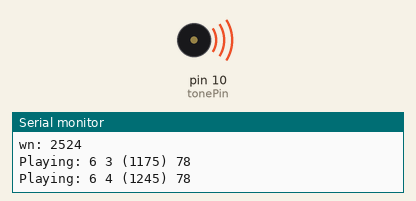
A sketch run on a simulated Arduino Uno, built with avr-gcc and run on an emulated ATmega328P. On the bench: buzzer (waves = sounding), the last lines printed to the serial monitor. At 19.6 s the program stops and its outputs stay as they are.

Above: at 0.1 s.
At 19.6 s:
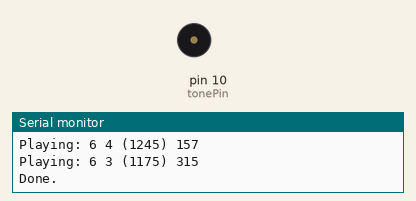
Timing chart, 0 to 21.1 s (numbered marks = the images above):
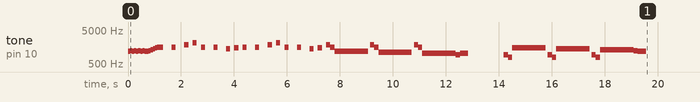

Measured:
- by itself, tone on pin 10 (tonePin): plays 1175 Hz for 0.08 s, 1245 Hz for 0.08 s, 1175 Hz for 0.08 s, 1245 Hz for 0.08 s, 1175 Hz for 0.08 s, 1245 Hz for 0.08 s … (51 notes in this stretch)

The sketch:

musicTest2.ino
```cpp
// A fun sketch to demonstrate the use of the tone() function written by Brett Hagman.

// This plays RTTTL (RingTone Text Transfer Language) songs using the
// now built-in tone() command in Wiring and Arduino.
// Written by Brett Hagman
// http://www.roguerobotics.com/

// To play the output on a small speaker (i.e. 8 Ohms or higher), simply use
// a 1K Ohm resistor from the output pin to the speaker, and connect the other
// side of the speaker to ground.

// You can get more RTTTL songs from
// http://code.google.com/p/rogue-code/wiki/ToneLibraryDocumentation

const int tonePin = 10;

#define OCTAVE_OFFSET 0

// These values can also be found as constants in the Tone library (Tone.h)
int notes[] = { 0,
262, 277, 294, 311, 330, 349, 370, 392, 415, 440, 466, 494,
523, 554, 587, 622, 659, 698, 740, 784, 831, 880, 932, 988,
1047, 1109, 1175, 1245, 1319, 1397, 1480, 1568, 1661, 1760, 1865, 1976,
2093, 2217, 2349, 2489, 2637, 2794, 2960, 3136, 3322, 3520, 3729, 3951
};

//char *song = "The Simpsons:d=4,o=5,b=160:c.6,e6,f#6,8a6,g.6,e6,c6,8a,8f#,8f#,8f#,2g,8p,8p,8f#,8f#,8f#,8g,a#.,8c6,8c6,8c6,c6";
//char *song = "Indiana:d=4,o=5,b=250:e,8p,8f,8g,8p,1c6,8p.,d,8p,8e,1f,p.,g,8p,8a,8b,8p,1f6,p,a,8p,8b,2c6,2d6,2e6,e,8p,8f,8g,8p,1c6,p,d6,8p,8e6,1f.6,g,8p,8g,e.6,8p,d6,8p,8g,e.6,8p,d6,8p,8g,f.6,8p,e6,8p,8d6,2c6";
//char *song = "TakeOnMe:d=4,o=4,b=160:8f#5,8f#5,8f#5,8d5,8p,8b,8p,8e5,8p,8e5,8p,8e5,8g#5,8g#5,8a5,8b5,8a5,8a5,8a5,8e5,8p,8d5,8p,8f#5,8p,8f#5,8p,8f#5,8e5,8e5,8f#5,8e5,8f#5,8f#5,8f#5,8d5,8p,8b,8p,8e5,8p,8e5,8p,8e5,8g#5,8g#5,8a5,8b5,8a5,8a5,8a5,8e5,8p,8d5,8p,8f#5,8p,8f#5,8p,8f#5,8e5,8e5";
//char *song = "Entertainer:d=4,o=5,b=140:8d,8d#,8e,c6,8e,c6,8e,2c.6,8c6,8d6,8d#6,8e6,8c6,8d6,e6,8b,d6,2c6,p,8d,8d#,8e,c6,8e,c6,8e,2c.6,8p,8a,8g,8f#,8a,8c6,e6,8d6,8c6,8a,2d6";
//char *song = "Muppets:d=4,o=5,b=250:c6,c6,a,b,8a,b,g,p,c6,c6,a,8b,8a,8p,g.,p,e,e,g,f,8e,f,8c6,8c,8d,e,8e,8e,8p,8e,g,2p,c6,c6,a,b,8a,b,g,p,c6,c6,a,8b,a,g.,p,e,e,g,f,8e,f,8c6,8c,8d,e,8e,d,8d,c";
//char *song = "Xfiles:d=4,o=5,b=125:e,b,a,b,d6,2b.,1p,e,b,a,b,e6,2b.,1p,g6,f#6,e6,d6,e6,2b.,1p,g6,f#6,e6,d6,f#6,2b.,1p,e,b,a,b,d6,2b.,1p,e,b,a,b,e6,2b.,1p,e6,2b.";
//char *song = "Looney:d=4,o=5,b=140:32p,c6,8f6,8e6,8d6,8c6,a.,8c6,8f6,8e6,8d6,8d#6,e.6,8e6,8e6,8c6,8d6,8c6,8e6,8c6,8d6,8a,8c6,8g,8a#,8a,8f";
//char *song = "20thCenFox:d=16,o=5,b=140:b,8p,b,b,2b,p,c6,32p,b,32p,c6,32p,b,32p,c6,32p,b,8p,b,b,b,32p,b,32p,b,32p,b,32p,b,32p,b,32p,b,32p,g#,32p,a,32p,b,8p,b,b,2b,4p,8e,8g#,8b,1c#6,8f#,8a,8c#6,1e6,8a,8c#6,8e6,1e6,8b,8g#,8a,2b";
//char *song = "Bond:d=4,o=5,b=80:32p,16c#6,32d#6,32d#6,16d#6,8d#6,16c#6,16c#6,16c#6,16c#6,32e6,32e6,16e6,8e6,16d#6,16d#6,16d#6,16c#6,32d#6,32d#6,16d#6,8d#6,16c#6,16c#6,16c#6,16c#6,32e6,32e6,16e6,8e6,16d#6,16d6,16c#6,16c#7,c.7,16g#6,16f#6,g#.6";
//char *song = "MASH:d=8,o=5,b=140:4a,4g,f#,g,p,f#,p,g,p,f#,p,2e.,p,f#,e,4f#,e,f#,p,e,p,4d.,p,f#,4e,d,e,p,d,p,e,p,d,p,2c#.,p,d,c#,4d,c#,d,p,e,p,4f#,p,a,p,4b,a,b,p,a,p,b,p,2a.,4p,a,b,a,4b,a,b,p,2a.,a,4f#,a,b,p,d6,p,4e.6,d6,b,p,a,p,2b";
//char *song = "StarWars:d=4,o=5,b=45:32p,32f#,32f#,32f#,8b.,8f#.6,32e6,32d#6,32c#6,8b.6,16f#.6,32e6,32d#6,32c#6,8b.6,16f#.6,32e6,32d#6,32e6,8c#.6,32f#,32f#,32f#,8b.,8f#.6,32e6,32d#6,32c#6,8b.6,16f#.6,32e6,32d#6,32c#6,8b.6,16f#.6,32e6,32d#6,32e6,8c#6";
//char *song = "GoodBad:d=4,o=5,b=56:32p,32a#,32d#6,32a#,32d#6,8a#.,16f#.,16g#.,d#,32a#,32d#6,32a#,32d#6,8a#.,16f#.,16g#.,c#6,32a#,32d#6,32a#,32d#6,8a#.,16f#.,32f.,32d#.,c#,32a#,32d#6,32a#,32d#6,8a#.,16g#.,d#";
//char *song = "TopGun:d=4,o=4,b=31:32p,16c#,16g#,16g#,32f#,32f,32f#,32f,16d#,16d#,32c#,32d#,16f,32d#,32f,16f#,32f,32c#,16f,d#,16c#,16g#,16g#,32f#,32f,32f#,32f,16d#,16d#,32c#,32d#,16f,32d#,32f,16f#,32f,32c#,g#";
//char *song = "A-Team:d=8,o=5,b=125:4d#6,a#,2d#6,16p,g#,4a#,4d#.,p,16g,16a#,d#6,a#,f6,2d#6,16p,c#.6,16c6,16a#,g#.,2a#";
//char *song = "Flinstones:d=4,o=5,b=40:32p,16f6,16a#,16a#6,32g6,16f6,16a#.,16f6,32d#6,32d6,32d6,32d#6,32f6,16a#,16c6,d6,16f6,16a#.,16a#6,32g6,16f6,16a#.,32f6,32f6,32d#6,32d6,32d6,32d#6,32f6,16a#,16c6,a#,16a6,16d.6,16a#6,32a6,32a6,32g6,32f#6,32a6,8g6,16g6,16c.6,32a6,32a6,32g6,32g6,32f6,32e6,32g6,8f6,16f6,16a#.,16a#6,32g6,16f6,16a#.,16f6,32d#6,32d6,32d6,32d#6,32f6,16a#,16c.6,32d6,32d#6,32f6,16a#,16c.6,32d6,32d#6,32f6,16a#6,16c7,8a#.6";
//char *song = "Jeopardy:d=4,o=6,b=125:c,f,c,f5,c,f,2c,c,f,c,f,a.,8g,8f,8e,8d,8c#,c,f,c,f5,c,f,2c,f.,8d,c,a#5,a5,g5,f5,p,d#,g#,d#,g#5,d#,g#,2d#,d#,g#,d#,g#,c.7,8a#,8g#,8g,8f,8e,d#,g#,d#,g#5,d#,g#,2d#,g#.,8f,d#,c#,c,p,a#5,p,g#.5,d#,g#";
//char *song = "Gadget:d=16,o=5,b=50:32d#,32f,32f#,32g#,a#,f#,a,f,g#,f#,32d#,32f,32f#,32g#,a#,d#6,4d6,32d#,32f,32f#,32g#,a#,f#,a,f,g#,f#,8d#";
//char *song = "Smurfs:d=32,o=5,b=200:4c#6,16p,4f#6,p,16c#6,p,8d#6,p,8b,p,4g#,16p,4c#6,p,16a#,p,8f#,p,8a#,p,4g#,4p,g#,p,a#,p,b,p,c6,p,4c#6,16p,4f#6,p,16c#6,p,8d#6,p,8b,p,4g#,16p,4c#6,p,16a#,p,8b,p,8f,p,4f#";
//char *song = "MahnaMahna:d=16,o=6,b=125:c#,c.,b5,8a#.5,8f.,4g#,a#,g.,4d#,8p,c#,c.,b5,8a#.5,8f.,g#.,8a#.,4g,8p,c#,c.,b5,8a#.5,8f.,4g#,f,g.,8d#.,f,g.,8d#.,f,8g,8d#.,f,8g,d#,8c,a#5,8d#.,8d#.,4d#,8d#.";
//char *song = "LeisureSuit:d=16,o=6,b=56:f.5,f#.5,g.5,g#5,32a#5,f5,g#.5,a#.5,32f5,g#5,32a#5,g#5,8c#.,a#5,32c#,a5,a#.5,c#.,32a5,a#5,32c#,d#,8e,c#.,f.,f.,f.,f.,f,32e,d#,8d,a#.5,e,32f,e,32f,c#,d#.,c#";
char *song = "MissionImp:d=16,o=6,b=95:32d,32d#,32d,32d#,32d,32d#,32d,32d#,32d,32d,32d#,32e,32f,32f#,32g,g,8p,g,8p,a#,p,c7,p,g,8p,g,8p,f,p,f#,p,g,8p,g,8p,a#,p,c7,p,g,8p,g,8p,f,p,f#,p,a#,g,2d,32p,a#,g,2c#,32p,a#,g,2c,a#5,8c,2p,32p,a#5,g5,2f#,32p,a#5,g5,2f,32p,a#5,g5,2e,d#,8d";

void setup(void)
{
  Serial.begin(9600);
}

#define isdigit(n) (n >= '0' && n <= '9')

void play_rtttl(char *p)
{
  // Absolutely no error checking in here

  byte default_dur = 4;
  byte default_oct = 6;
  int bpm = 63;
  int num;
  long wholenote;
  long duration;
  byte note;
  byte scale;

  // format: d=N,o=N,b=NNN:
  // find the start (skip name, etc)

  while(*p != ':') p++;    // ignore name
  p++;                     // skip ':'

  // get default duration
  if(*p == 'd')
  {
    p++; p++;              // skip "d="
    num = 0;
    while(isdigit(*p))
    {
      num = (num * 10) + (*p++ - '0');
    }
    if(num > 0) default_dur = num;
    p++;                   // skip comma
  }

  Serial.print("ddur: "); Serial.println(default_dur, 10);

  // get default octave
  if(*p == 'o')
  {
    p++; p++;              // skip "o="
    num = *p++ - '0';
    if(num >= 3 && num <=7) default_oct = num;
    p++;                   // skip comma
  }

  Serial.print("doct: "); Serial.println(default_oct, 10);

  // get BPM
  if(*p == 'b')
  {
    p++; p++;              // skip "b="
    num = 0;
    while(isdigit(*p))
    {
      num = (num * 10) + (*p++ - '0');
    }
    bpm = num;
    p++;                   // skip colon
  }

  Serial.print("bpm: "); Serial.println(bpm, 10);

  // BPM usually expresses the number of quarter notes per minute
  wholenote = (60 * 1000L / bpm) * 4;  // this is the time for whole note (in milliseconds)

  Serial.print("wn: "); Serial.println(wholenote, 10);


  // now begin note loop
  while(*p)
  {
    // first, get note duration, if available
    num = 0;
    while(isdigit(*p))
    {
      num = (num * 10) + (*p++ - '0');
    }

    if(num) duration = wholenote / num;
    else duration = wholenote / default_dur;  // we will need to check if we are a dotted note after

    // now get the note
    note = 0;

    switch(*p)
    {
      case 'c':
        note = 1;
        break;
      case 'd':
        note = 3;
        break;
      case 'e':
        note = 5;
        break;
      case 'f':
        note = 6;
        break;
      case 'g':
        note = 8;
        break;
      case 'a':
        note = 10;
        break;
      case 'b':
        note = 12;
        break;
      case 'p':
      default:
        note = 0;
    }
    p++;

    // now, get optional '#' sharp
    if(*p == '#')
    {
      note++;
      p++;
    }

    // now, get optional '.' dotted note
    if(*p == '.')
    {
      duration += duration/2;
      p++;
    }

    // now, get scale
    if(isdigit(*p))
    {
      scale = *p - '0';
      p++;
    }
    else
    {
      scale = default_oct;
    }

    scale += OCTAVE_OFFSET;

    if(*p == ',')
      p++;       // skip comma for next note (or we may be at the end)

    // now play the note

    if(note)
    {
      Serial.print("Playing: ");
      Serial.print(scale, 10); Serial.print(' ');
      Serial.print(note, 10); Serial.print(" (");
      Serial.print(notes[(scale - 4) * 12 + note], 10);
      Serial.print(") ");
      Serial.println(duration, 10);
      tone(tonePin, notes[(scale - 4) * 12 + note]);
      delay(duration);
      noTone(tonePin);
    }
    else
    {
      Serial.print("Pausing: ");
      Serial.println(duration, 10);
      delay(duration);
    }
  }
}

void loop(void)
{
  play_rtttl(song);
  Serial.println("Done.");
  while(1);
}
```
